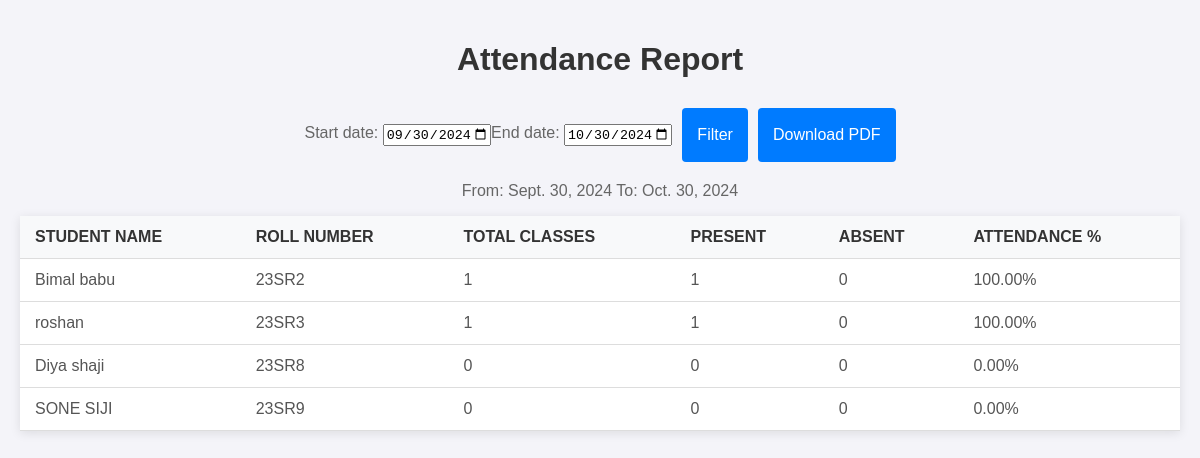
Page /attendance-report/ on the earlier database version.
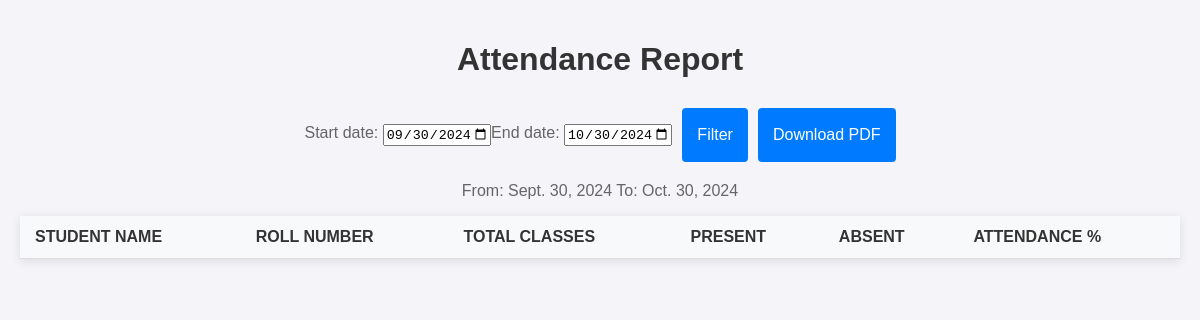
Same page on the later database version.
### college_app/models.py (models this page shows, shortened)
class Student(models.Model):
    GENDER_CHOICES = (
        ('M', 'Male'),
        ('F', 'Female'),
        ('O', 'Other'),
    )
    COURSE_CHOICES = (
        ('MCA', 'MCA'),
        ('MBA', 'MBA'),
        ('MMH', 'MMH'),
        ('MA', 'MA'),
        ('MSW', 'MSW'),
        ('MCMS', 'MCMS'),
    )
    name = models.CharField(max_length=200, validators=[MinLengthValidator(2)])
    email = models.EmailField(max_length=254, unique=True)
    contact = models.CharField(max_length=10, unique=True)
    parent_name = models.CharField(max_length=200, validators=[MinLengthValidator(2)])
    gender = models.CharField(max_length=1, choices=GENDER_CHOICES)
    course = models.CharField(max_length=4, choices=COURSE_CHOICES)
    date_of_birth = models.DateField()
    registration_date = models.DateTimeField(auto_now_add=True)
    student_image = models.ImageField(upload_to='students/images/')
    roll_number = models.CharField(max_length=50, unique=True, blank=True)
    password = models.CharField(
        max_length=100,
        validators=[
            RegexValidator(
                regex=r'^(?=.*[A-Za-z])(?=.*\d)(?=.*[@$!%*#?&])[A-Za-z\d@$!%*#?&]{8,}$',
                message="Password should have at least one letter, one number, and one special character"
            )
        ]
    )
    is_approved = models.BooleanField(default=False)

### college_app/views.py (the view)
# urls.py: path('attendance-report/', generate_attendance_report, name='attendance_report'),
def generate_attendance_report(request):
    students = Student.objects.all()
    attendance_report = []
    default_start_date = date.today() - timedelta(days=30)
    default_end_date = date.today()
    if request.method == 'POST':
        form = DateRangeForm(request.POST)
        if form.is_valid():
            start_date = form.cleaned_data['start_date']
            end_date = form.cleaned_data['end_date']
        else:
            start_date = default_start_date
            end_date = default_end_date
    else:
        form = DateRangeForm(initial={'start_date': default_start_date, 'end_date': default_end_date})
        start_date = default_start_date
        end_date = default_end_date
    for student in students:
        attendance_records = Attendance.objects.filter(student=student, date__range=(start_date, end_date))
        total_classes = attendance_records.count()
        present_count = attendance_records.filter(is_present=True).count()
        absent_count = total_classes - present_count
        attendance_report.append({
            'student_name': student.name,
            'roll_number': student.roll_number,
            'total_classes': total_classes,
            'present_count': present_count,
            'absent_count': absent_count,
            'attendance_percentage': (present_count / total_classes) * 100 if total_classes > 0 else 0
        })
    if 'pdf' in request.POST:
        return download_pdf(attendance_report, start_date, end_date)
    context = {
        'attendance_report': attendance_report,
        'start_date': start_date,
        'end_date': end_date,
        'form': form
    }
    return render(request, 'attendance_report.html', context)

### college_app/views.py
class DateRangeForm(forms.Form):
    start_date = forms.DateField(widget=forms.DateInput(attrs={'type': 'date', 'max': date.today()}))
    end_date = forms.DateField(widget=forms.DateInput(attrs={'type': 'date', 'max': date.today()}))

### templates/attendance_report.html (shortened to what this page needs)
<!DOCTYPE html>
<html lang="en">
<head>
</head>
<body>
    <h1>Attendance Report</h1>
    <form method="POST">
        {{ form.as_p }}
        <button type="submit">Filter</button>
        <button type="submit" name="pdf">Download PDF</button>
    </form>
    <p>From: {{ start_date }} To: {{ end_date }}</p>
    <table>
        <thead>
            <tr>
                <th>Student Name</th>
                <th>Roll Number</th>
                <th>Total Classes</th>
                <th>Present</th>
                <th>Absent</th>
                <th>Attendance %</th>
            </tr>
        </thead>
        <tbody>
            {% for report in attendance_report %}
                <tr>
                    <td>{{ report.student_name }}</td>
                    <td>{{ report.roll_number }}</td>
                    <td>{{ report.total_classes }}</td>
                    <td>{{ report.present_count }}</td>
                    <td>{{ report.absent_count }}</td>
                    <td>{{ report.attendance_percentage|floatformat:2 }}%</td>
                </tr>
            {% endfor %}
        </tbody>
    </table>
</body>
</html>

Differences in the rows shown:
removed Student: student_name "Bimal babu", roll_number "23SR2"
removed Student: student_name "roshan", roll_number "23SR3"
removed Student: student_name "Diya shaji", roll_number "23SR8"
removed Student: student_name "SONE SIJI", roll_number "23SR9"
Other differences:
list line gone: "1 1 0 100.00 %"
list line gone: "0 0 0 0.00 %"
